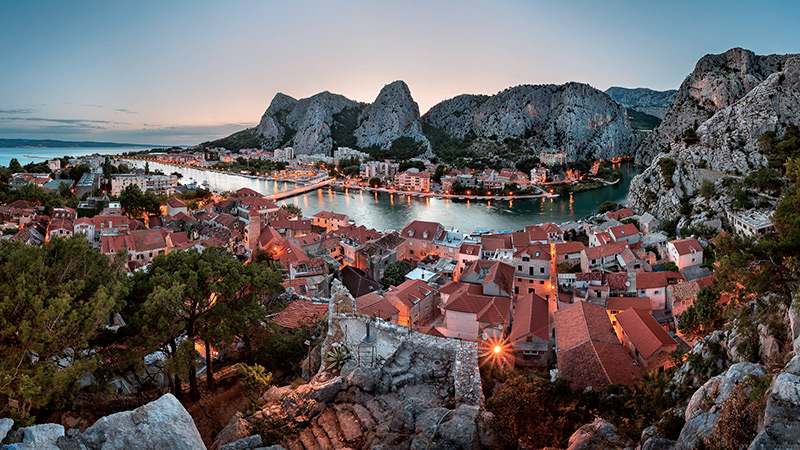
#> input picture lab1/1.jpg, 800 x 450 px
$ python 7.py
#> lines starting #> are read from the running program, lines starting #| are printed output that depends on the picture
from PIL import Image, ImageDraw #Подключим необходимые библиотеки

image = Image.open("1.jpg") #Открываем изображение
#> image is the input picture: PIL image 800x450 RGB; mean R, G, B 101.5, 95, 95.2
draw = ImageDraw.Draw(image) #Создаем инструмент для рисования
width  = image.size[0] #Определяем ширину
#> width = 800
height = image.size[1] #Определяем высоту
#> height = 450
pix = image.load() #Выгружаем значения пикселей

k = width+1
#> k = 801

for x in range(width):
        for y in range(height):
            a = pix[x, y][0]
            b = pix[x, y][1]
            c = pix[x, y][2]
            if(x >= width//2):
                draw.point((x, y), (a + (x - width//2)//3, b + (x - width//2)//3, c + (x - width//2)//3))
            else:
                draw.point((x, y), (a - (width//2-x)//2, b - (width//2-x)//2, c - (width//2-x)//2))

image.show()
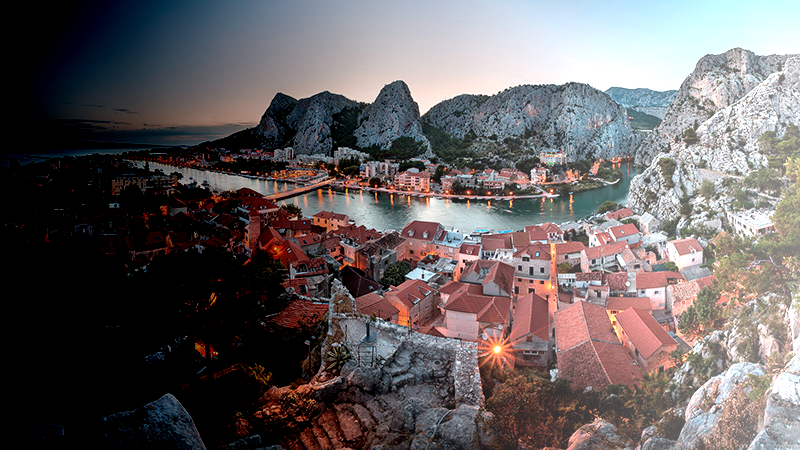
#> shown: PIL image 800x450 RGB; mean R, G, B 102.9, 96.6, 97.6
del draw
